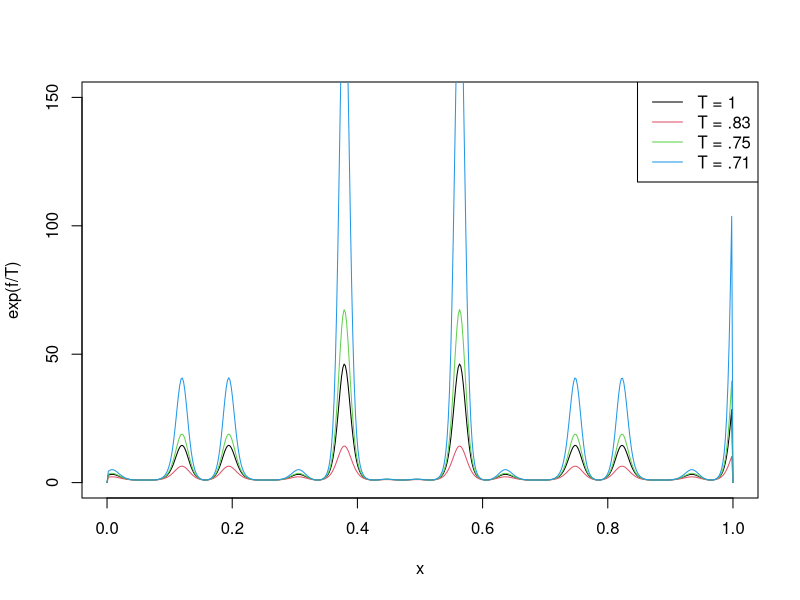
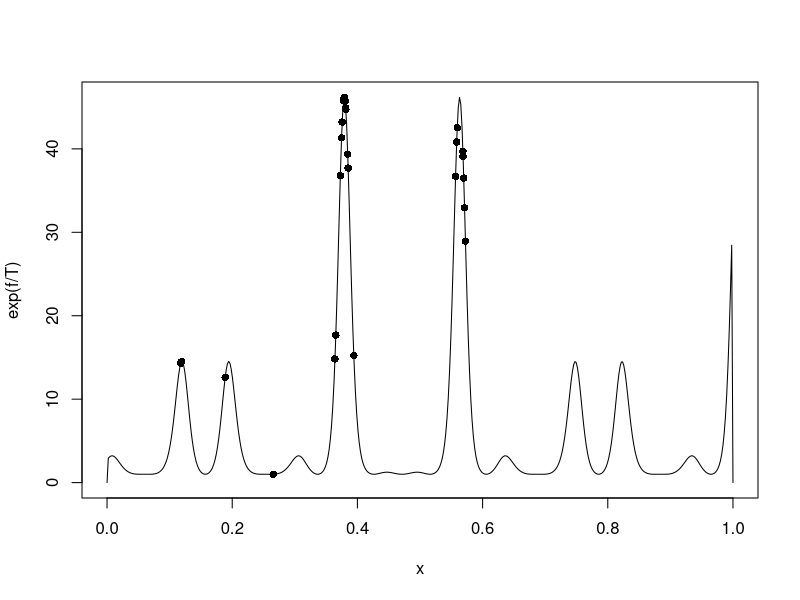
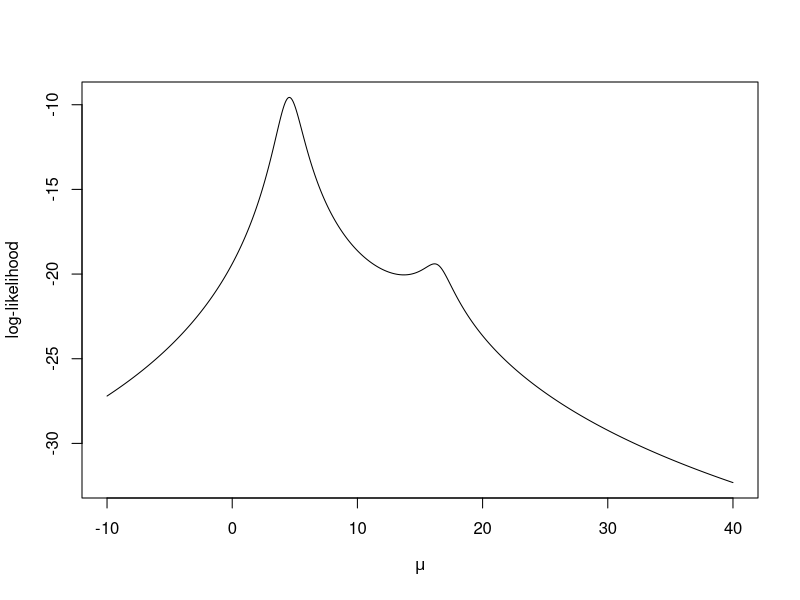
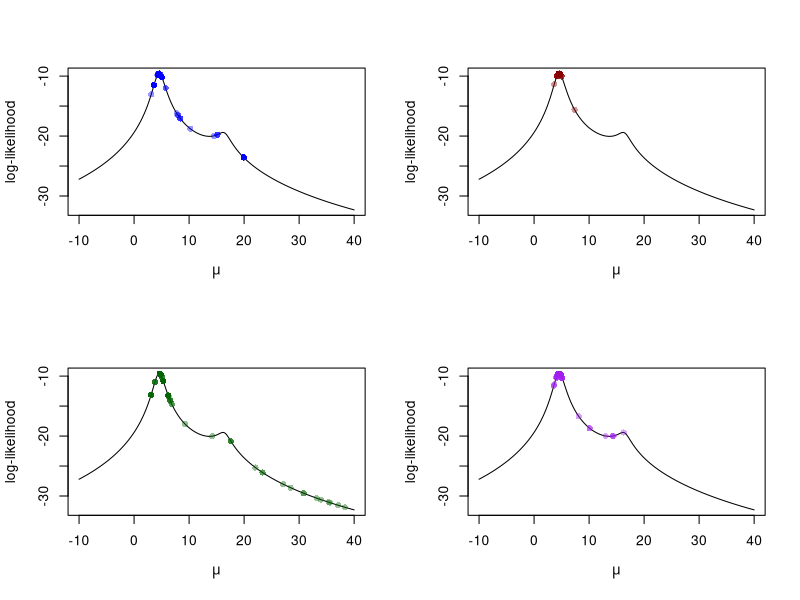
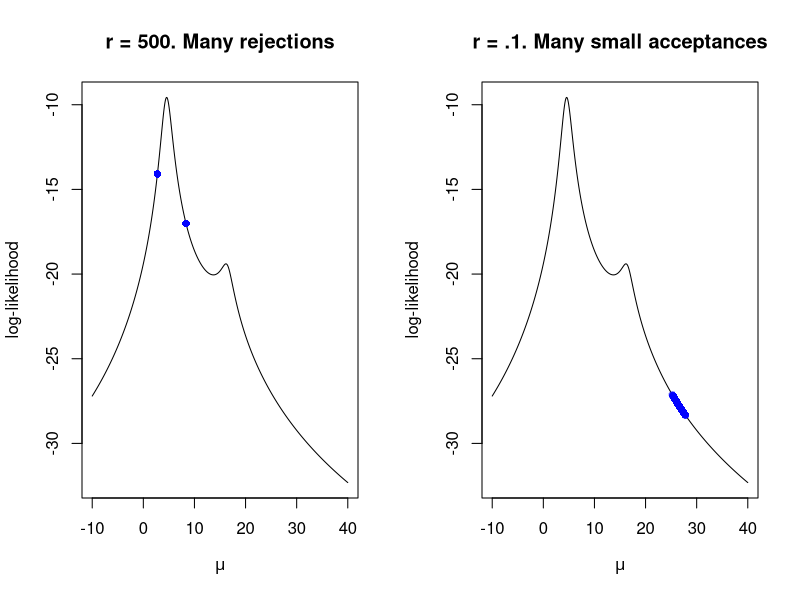

These charts were generated, in order, by the following R code:
#####################################
## Simulated Annealing
## Demonstrative example
#####################################
set.seed(1)
fn <- function(x, T = 1)
{
  h <- ( cos(50*x) + sin(20*x) )^2 
  exp(h/T) * (0 < x & x < 1)
}

x <- seq(0, 1, length = 5e2)
plot(x, fn(x), type = 'l', ylim = c(0,150), ylab = "exp(f/T)")
for(t in 2:4)
{
  lines(x, fn(x, T = 1/(log(t))), col = (t))
}
legend("topright", col = 1:4, lty = 1, legend = c("T = 1", "T = .83", "T = .75", "T = .71"))

simAn <- function(N = 10, r = .3)
{
  x <- numeric(length = N)
  x[1] <- runif(1)
  
  for(k in 2:N)
  {
    a <- runif(1, x[k-1] - r,  x[k-1] + r)
    T <- 1/(log(k))
    
    ratio <- fn(a,T)/fn(x[k-1], T)  #fn is the exp(h/T)
    if( runif(1) < ratio)
    {
      x[k] <- a 
    } else{
      x[k] <- x[k-1] 
    }
  }
 return(x) 
}

N <- 500
sim <- simAn(N = N)
sim[which.max(fn(sim))]  # theta^*

plot(x, fn(x), type = 'l', ylab = "exp(f/T)")
points(sim, fn(sim), pch = 16, col = 1)


#####################################
## Location Cauchy likelihood example
#####################################

################################################
## MLE for location Cauchy distribution using
## Newton-Raphson method
## We will plot the likelihood as well
################################################
set.seed(1)
mu.star <- 5  # Setting true mu
n <- 4  # sample size
X <- rt(n, df = 1) + mu.star

## Function calculates the exp(like/T)
log.like <- function(mu, X, T = 1)
{
  n <- length(X)
  rtn <- -n*log(pi) - sum( log(1 + (X - mu)^2) )
  return(exp(rtn/T))
}

mu.x <- seq(-10, 40, length = 1e3)  # A sequence of mu's 
ll.est <- log(sapply(mu.x, log.like, X))  # evaluating log-likelihood at the mus
plot(mu.x, ll.est, type = 'l', ylab = "log-likelihood", xlab = expression(mu))  # plotting log-likelihood. Not concave, so we need to choose good starting values.

# Simulated annealing algorithm
simAn <- function(N = 10, r = .5)
{
  x <- numeric(length = N)
  x[1] <- runif(1, min = -10, max = 40)
  fn.value <- numeric(length = N)
  
  fn.value[1] <- log.like(mu = x[1], X, T = 1)
  for(k in 2:N)
  {
    a <- runif(1, x[k-1] - r, x[k-1] + r)
    T <- 1/(1 + log(log(k)))
    ratio <- log.like(mu = a, X, T)/log.like(mu = x[k-1], X, T)
    if( runif(1) < ratio)
    {
      x[k] <- a
    } else{
      x[k] <- x[k-1]
    }
    fn.value[k] <- log.like(mu = x[k], X, T = 1)
  }
  x
  return(list("x" = x, "fn.value" = fn.value)) 
}

par(mfrow = c(2,2))

# Four different runs all converge.
sim <- simAn(N = 1e2, r = 5)
plot(mu.x, ll.est, type = 'l', ylab = "log-likelihood", xlab = expression(mu)) 
points(sim$x, log(sim$fn.value), pch = 16, col = adjustcolor("blue", alpha = .4))

sim <- simAn(N = 1e2, r = 5)
plot(mu.x, ll.est, type = 'l', ylab = "log-likelihood", xlab = expression(mu))
points(sim$x, log(sim$fn.value), pch = 16, col = adjustcolor("darkred", alpha = .4))

sim <- simAn(N = 1e2, r = 5)
plot(mu.x, ll.est, type = 'l', ylab = "log-likelihood", xlab = expression(mu))
points(sim$x, log(sim$fn.value), pch = 16, col = adjustcolor("darkgreen", alpha = .4))

sim <- simAn(N = 1e2, r = 5)
plot(mu.x, ll.est, type = 'l', ylab = "log-likelihood", xlab = expression(mu))
points(sim$x, log(sim$fn.value), pch = 16, col = adjustcolor("purple", alpha = .4))


par(mfrow = c(1,2))
## Different values of r
# very large r
sim <- simAn(N = 1e3, r = 500)
plot(mu.x, ll.est, type = 'l', main = "r = 500. Many rejections",  ylab = "log-likelihood", xlab = expression(mu))  
points(sim$x, log(sim$fn.value), pch = 16, col = adjustcolor("blue", alpha = .2))

#very small r
plot(mu.x, ll.est, type = 'l', main = "r = .1. Many small acceptances", ylab = "log-likelihood", xlab = expression(mu)) 
sim <- simAn(N = 1e3, r = .1)
points(sim$x, log(sim$fn.value), pch = 16, col = adjustcolor("blue", alpha = .2))
